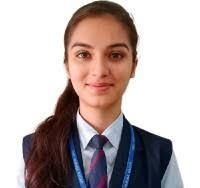
#> input picture aakriti.jpg, 200 x 188 px
$ python main.py
#> lines starting #> are read from the running program, lines starting #| are printed output that depends on the picture
import cv2
source = "aakriti.jpg"
destination = "newImage.jpg"
scale_percent = 80
image = cv2.imread(source,cv2.IMREAD_UNCHANGED)
#> image is the input picture: shape (188, 200, 3); mean B, G, R 173.3, 174.1, 186.4
# cv2.imshow("title",image)

#calculate the 50 percent of original dimensions

new_w = int(image.shape[1] * scale_percent / 100)
#> new_w = 160
new_h = int(image.shape[0] * scale_percent / 100)
#> new_h = 150

#resize image

output = cv2.resize(image , (new_w , new_h))
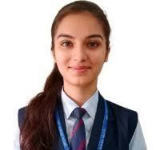
#> output: shape (150, 160, 3); mean B, G, R 173.2, 174, 186.3
cv2.imwrite(destination , output)

cv2.waitKey(0)
